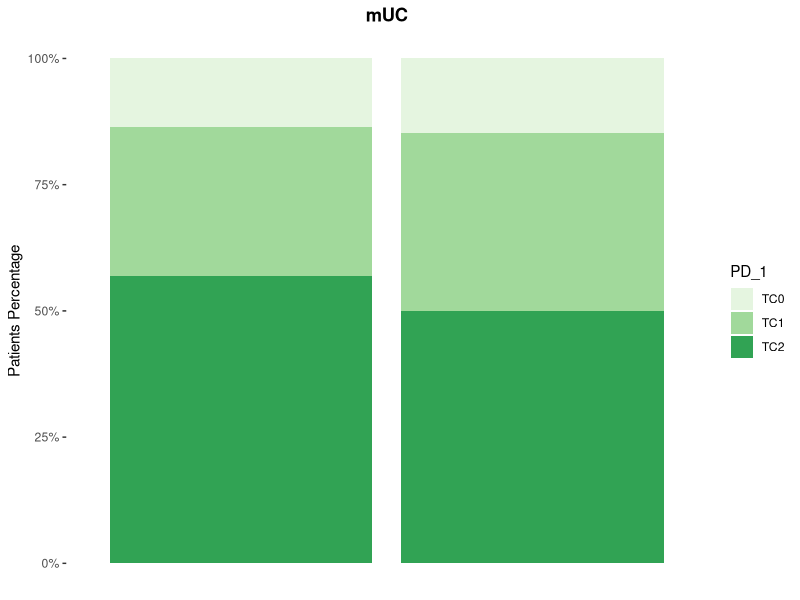
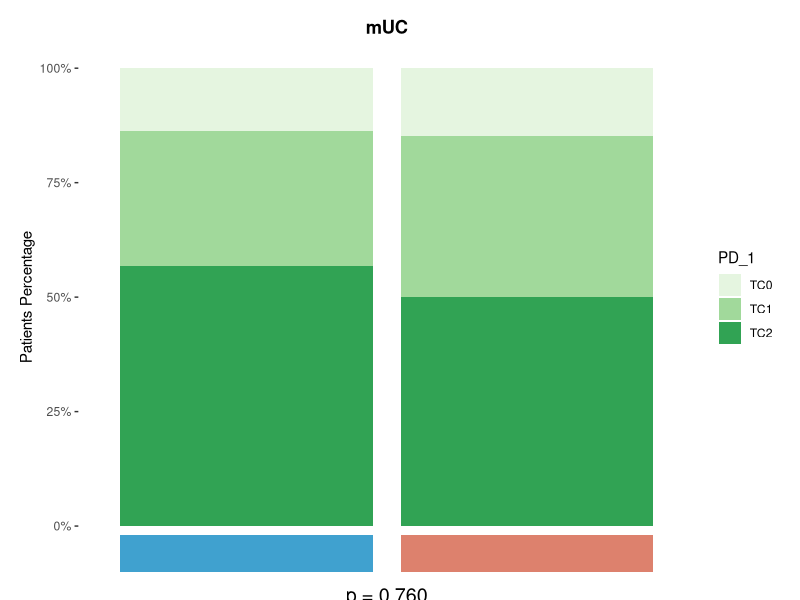
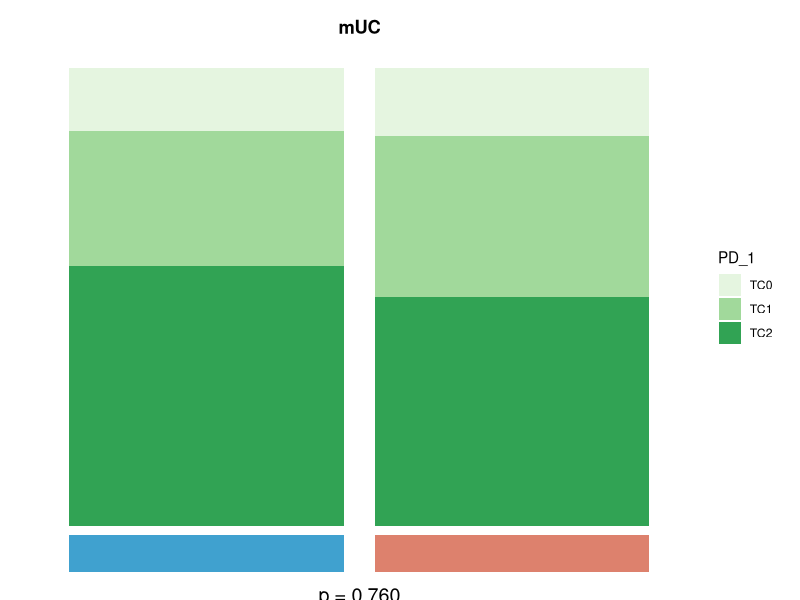
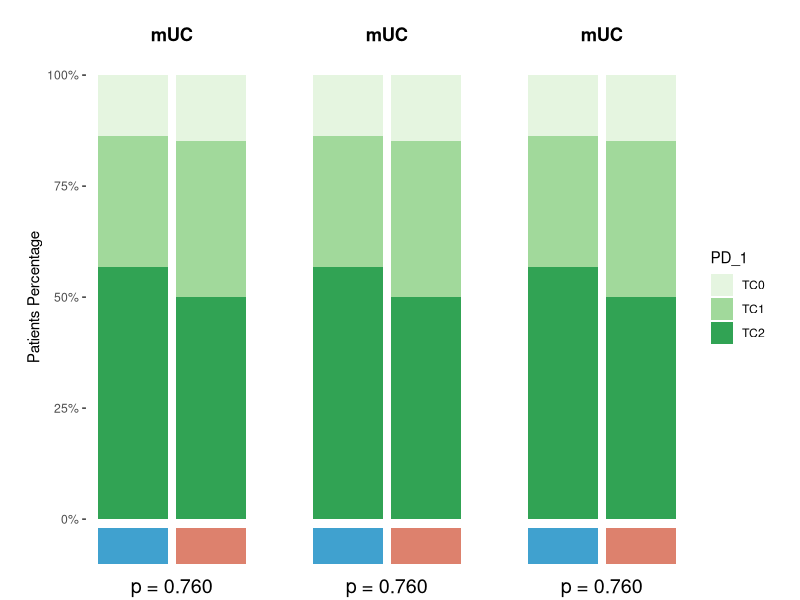
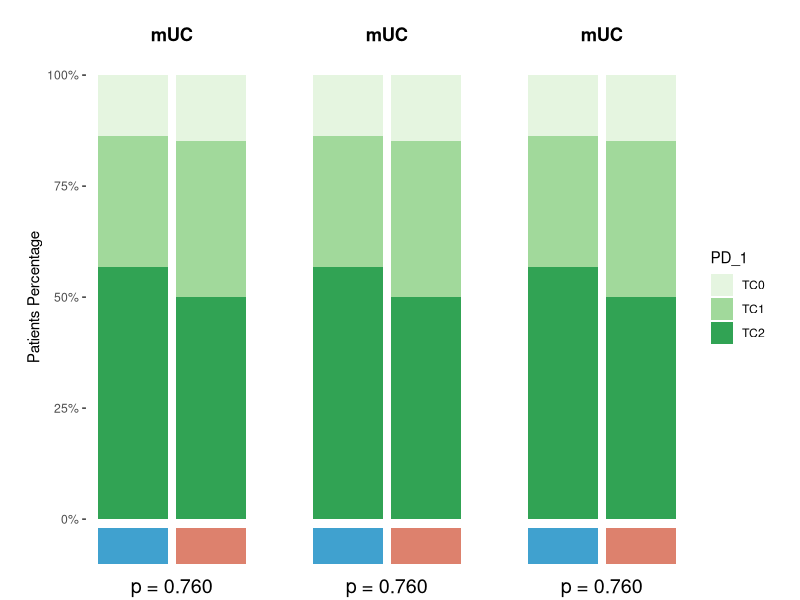

The R source for these figures, in order:
# 百分比柱状图

# 建立数据
mydata <- data.frame(id = 1:98,
                     ORR = c(rep("SD", 54), rep("CR", 44)),
                     PD_1 = c(rep("TC0", 8), rep("TC1", 19), rep("TC2", 27),
                              rep("TC0", 6), rep("TC1", 13), rep("TC2", 25)))

head(mydata) # 查看前6行

# 卡方检验
## 将数据整理为四格表
ka<-xtabs(~mydata$PD_1+mydata$ORR,data=mydata)
ka
# 卡方检验
chisq.test(ka)
# 百分比柱状图
library(scales)
library(ggplot2)
library(RColorBrewer)
p <- ggplot(mydata, aes(x = ORR, fill = PD_1)) +
  geom_bar(width = 0.9, position = "fill") + # 百分比柱状图
  scale_fill_brewer(palette = "Greens")  +
  scale_y_continuous(labels = percent) +
  labs(title = "mUC",
       y = "Patients Percentage")+
  theme(panel.grid.major=element_blank(),
        panel.grid.minor=element_blank(),
        panel.background = element_blank(),
        axis.text.x = element_blank(),
        axis.ticks.x = element_blank(),
        axis.title.x = element_blank(),
        plot.title = element_text(hjust = 0.5, face="bold"))
p

p1 <- p + coord_cartesian(clip = 'off', ylim = c(0,1))+ 
  theme(plot.margin = margin(0.5,0.5,1.2,0.5,'cm'))+ #自定义图片上左下右的边框宽度
  annotate( "text",
            cex=5,
            x=1.5, y=-0.15, # 根据自己的数据调节p value的位置
            label='p = 0.760', # 添加P值
            color="black")+
  annotate("rect", xmin = 0.55, xmax = 1.45, ymin = -0.1, ymax = -0.02, 
           fill = "#40a1cf")+
  annotate("rect", xmin = 1.55, xmax = 2.45, ymin = -0.1, ymax = -0.02, 
           fill = "#dd816d")
p1
## 同理话另外两个 且不显示y轴
p2 <- p1+theme(
  axis.text.y = element_blank(),
  axis.ticks.y = element_blank(),
  axis.title.y = element_blank()
)
p2

## 拼图
#install.packages("patchwork")
library(patchwork)
p1+ p2+ p2 + plot_layout(guides = 'collect')
ggsave('stack_barplot.pdf',width = 8,height = 6)